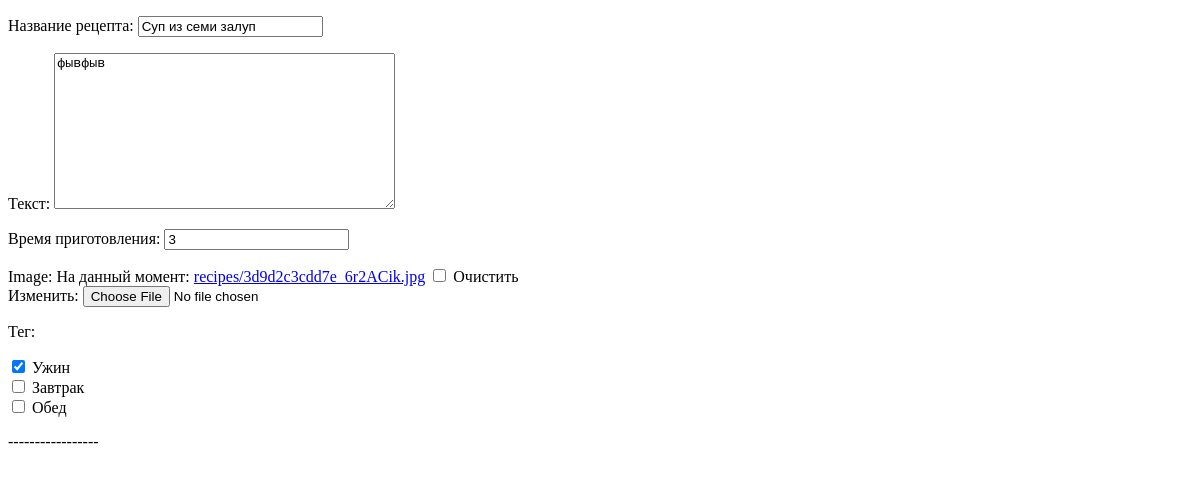
Before: /recipe/1/edit/ (signed in) with the older database file.
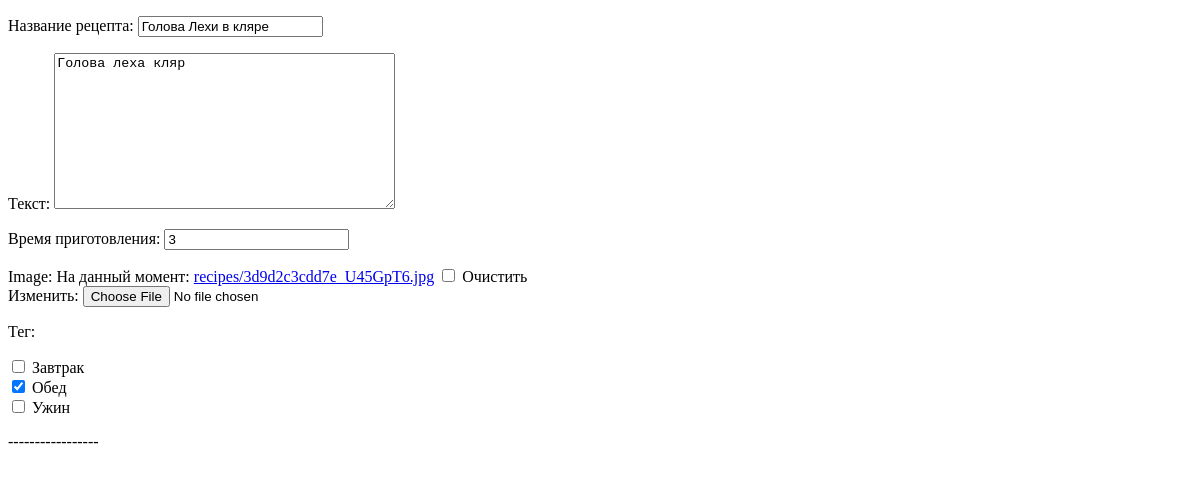
After: the same page with the newer database file.
### recipe/models.py (models this page shows)
class Recipe(models.Model):
    author = models.ForeignKey(User, on_delete=models.CASCADE)
    name = models.CharField(max_length=50, verbose_name = 'Название рецепта')
    description = models.TextField(verbose_name = 'Текст')
    pub_date = models.DateTimeField('Дата публикации', auto_now_add=True)
    image = models.ImageField(upload_to='recipes/', blank=True, null=True)
    time = models.PositiveIntegerField(verbose_name = 'Время приготовления')
    tags = models.ManyToManyField(Tag, verbose_name = 'Тег')
    ingredients = models.ManyToManyField(Product, through = Ingredient, verbose_name = 'Ингредиент блюда')

### recipe/views.py (the view)
# urls.py: path('recipe/<int:recipe_id>/edit/', views.recipe_edit, name='recipe_edit'),
def recipe_edit(request, recipe_id):
    recipe = get_object_or_404(Recipe, id=recipe_id)
    if request.user != recipe.author:
        return redirect('recipe_view', recipe_id=recipe_id)
    else:
        if request.method == 'POST':
            form = RecipeForm(request.POST, files=request.FILES, instance=recipe)
            if form.is_valid():
                form.save()
                return redirect('recipe_view', recipe_id=recipe_id)
    form = RecipeForm(instance=recipe)
    return render(request, 'recipe/formChangeRecipe.html', {'form': form, 'recipe': recipe})

### recipe/forms.py
class RecipeForm(forms.ModelForm):
    class Meta:
        model = Recipe
        fields = ['name', 'description', 'time', 'image', 'tags']
        widgets = {'tags': forms.CheckboxSelectMultiple}

### GroceryAssistant/context_processors.py (called while the page is built)
def purchase_counter(request):
    purchase_counter = Purchase.objects.filter(user=request.user).count()
    return {'purchase_counter': purchase_counter}

### recipe/models.py (called while the page is built)
    def __str__(self):
        return self.tag

### recipe/templates/recipe/formChangeRecipe.html (shortened to what this page needs)
<!doctype html>
<html lang="en">
<head>
    {{ form.as_p }}
    -----------------
    {% load static %}
</body>
</html>

Changed rows visible on the page:
changed Recipe: name "Суп из семи залуп" → "Голова Лехи в кляре"; description "фывфыв" → "Голова леха кляр"
Other visible differences:
form field tags: "☑ ☐ ☐" → "☐ ☑ ☐"
text no longer shown: "Название рецепта: Текст: Время приготовления: Image: На данный момент: recipes/3d9d2c3cdd7e_6r2ACik.jpg Очистить Изменить: Тег: Ужин Завтрак Обед"
text now shown: "Название рецепта: Текст: Время приготовления: Image: На данный момент: recipes/3d9d2c3cdd7e_U45GpT6.jpg Очистить Изменить: Тег: Завтрак Обед Ужин"
